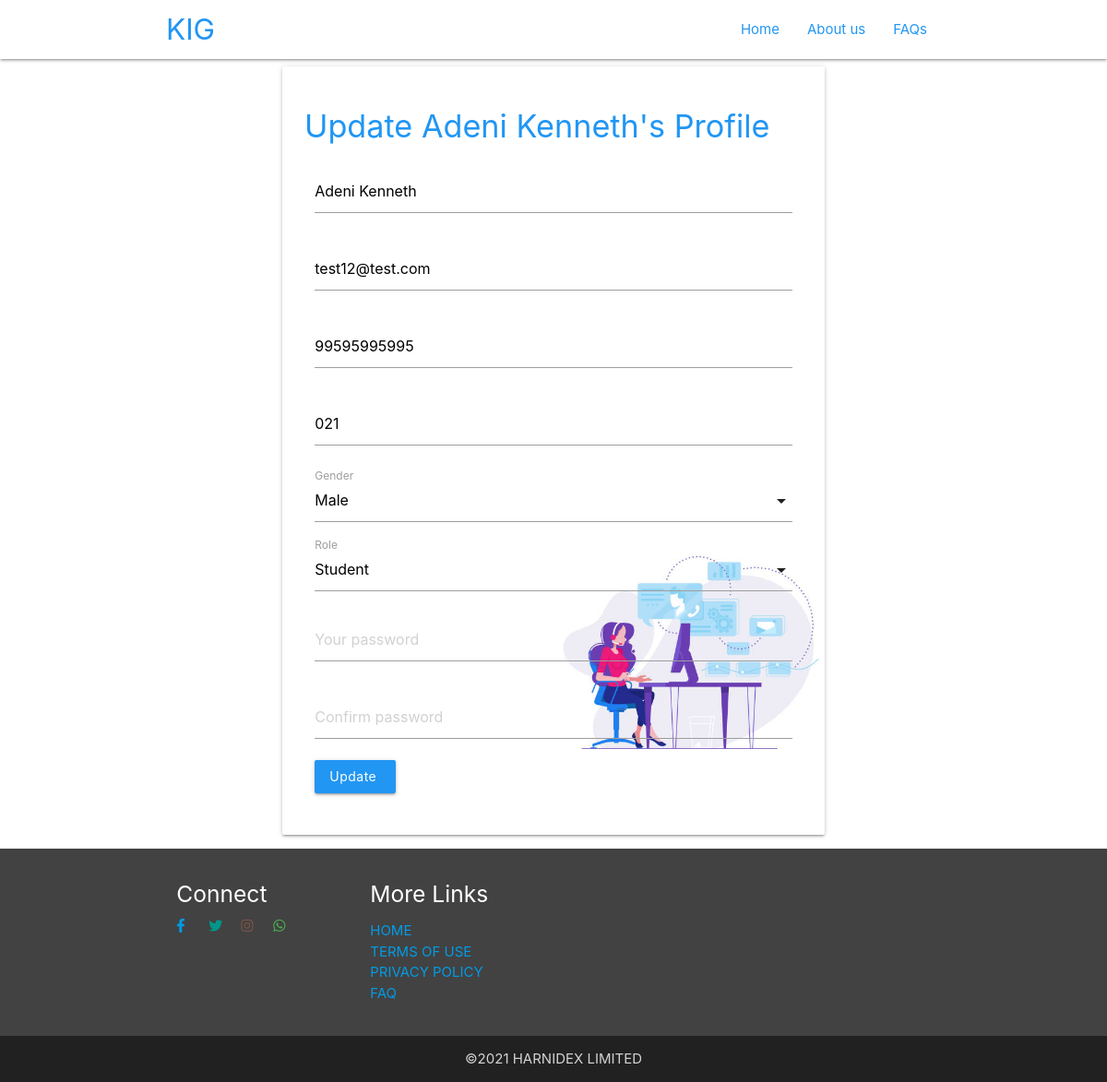
Page /student-profile/edit/2 (signed in) on the committed database.
### app/models.py (models this page shows, shortened)
class User(db.Model):
    id = db.Column(db.Integer, primary_key=True)
    name = db.Column(db.String(50),index=True,unique=True)
    email = db.Column(db.String(120),unique=True)
    phone = db.Column(db.String(50))
    matric = db.Column(db.String(20),unique=True)
    gender = db.Column(db.String(10))
    role = db.Column(db.String(10))
    password_hash = db.Column(db.String(200),index=True,unique=True)
    reqistered = db.Column(db.DateTime(), default= datetime.utcnow())

### app/routes.py (the view, shortened to what this page needs)
@app.route('/student-profile/edit/<id>',methods=['GET','POST'])
def edit(id):
    logged_in = True
    if 'name' in session:
        name = session['name']
        password = session['password']
        if name!= 'Admin':
            return redirect(url_for('logout'))
    user = User.query.filter(User.id==id).first()
    if request.method=='GET' and  user is not None:
        return render_template('edit.html', user=user)
    else:
        flash("Account not Found!!")
        return redirect(url_for('dashboard'))

### app/templates/edit.html (shortened to what this page needs)
<!DOCTYPE html>
<html lang="en">
<head>
     <link rel="stylesheet" href="../static/css/materialize.min.css">
     <link rel="stylesheet" href="../static/fontawesome-5.15/css/all.min.css">
     <link rel="stylesheet"  href="{{url_for('static',filename='css/materialize.min.css')}}">
     <link rel="stylesheet"  href="{{url_for('static',filename='fontawesome-5.15/css/all.min.css')}}">
</head>
<body>
   <header>
    <nav class="transparent">
        <div class="container">
            <a id="logo-container" href="#" class="brand-logo blue-text">KIG</a>
            <ul class="right hide-on-med-and-down ">
                <li><a href="/" class="blue-text">Home</a></li>
                <li><a href="/about" class="blue-text">About us</a></li>
                <li><a href="/faq" class="blue-text">FAQs</a></li>
            </ul>
        </div>
    </nav>
</header>
    <div class="container">
        <div class="container">
          <div class="card-panel section-1 bg">
              <h4 class="blue-text">Update {{user.name}}'s Profile</h4>
              <form action="/student-profile/edit/{{user.id}}" method="POST">
              <div class="row">
              <div class="col s12">
                    <div class="input-field blue-theme">
                      <input placeholder="Full name" type="text" class="materialize" name="name" value = '{{user.name}}'>
                    </div>
              </div>
              <div class="col s12">
                    <div class="input-field blue-theme">
                      <input placeholder="Email" type="email" class="materialize" name="email" required  value ='{{user.email}}'>
                    </div>
                </div>
                <div class="col s12">
                    <div class="input-field blue-theme">
                      <input placeholder="Phone number" type="text" class="materialize" name="phone" value='{{user.phone}}'>
                    </div>
                  </div>
                <div class="col s12">
                    <div class="input-field blue-theme">
                      <input placeholder="Matric number" type="text" class="materialize" name="matric_num" value='{{user.matric}}'>
                    </div>
                  </div>
                  <div class="col s12">
                    <div class="input-field">
                      <label>Gender</label>
                    </div>
                  </div>
                  <div class="col s12">
                    <div class="input-field">
                      <label>Role</label>
                    </div>
                  </div>
                  <div class="col s12">
                    <div class="input-field blue-theme">
                      <input placeholder="Your password" type="password" class="materialize" name='password' >
                    </div>
                  </div>
                  <div class="col s12">
                    <div class="input-field blue-theme">
                      <input placeholder="Confirm password" type="password" class="materialize" name='c-password'>
                    </div>
                  </div>
                  <div class="col s12">
                    <button type="submit" class="btn blue">Update </button>
                  </div>
                  <div class="col s12">
                  </div>
                  </div>
                </form>
            </div>
        </div>
    </div>
    <footer  class="page-footer grey darken-3">
      <div class="container">
        <div class="row">
          <div class="col l3 s12">
            <h5>Connect</h5>
            <div class="row">
              <div class='col s2'><a  href="http://www.facebook.com/harnidex"><i class="fab fa-facebook-f"></i></a></div>
              <div class='col s2'><a  href="http://www.twitter.com/harnidex_"><i class="fab fa-twitter teal-text"></i></a></div>
              <div class='col s2'><a  href="http://wwww.instagram.com/harnidex"><i class="fab fa-instagram brown-text"></i></a></div>
              <div class='col s2'><a  href="#!"><i class="fab fa-whatsapp green-text"></i></a></div>
            </div>
          </div>
           <div class="col l3 s12">
                <h5 class=>More Links</h5>
                <ul class="links">
                  <li><a  href="/">HOME</a></li>
                  <li><a  href="/extra">TERMS OF USE</a></li>
                  <li><a  href="/extra">PRIVACY POLICY</a></li>
                  <li><a  href="/faq">FAQ</a></li>
                </ul>
              </div>
        </div>
      </div>
        <div class="footer-copyright grey darken-4">
          <div class="container center-align">
    &copy;2021 HARNIDEX LIMITED
          </div>
      </div>
    </footer>
</body>
</html>

### rows in the picture
User: name "Adeni Kenneth", email "test12@test.com", phone "99595995995", matric_num "021"
